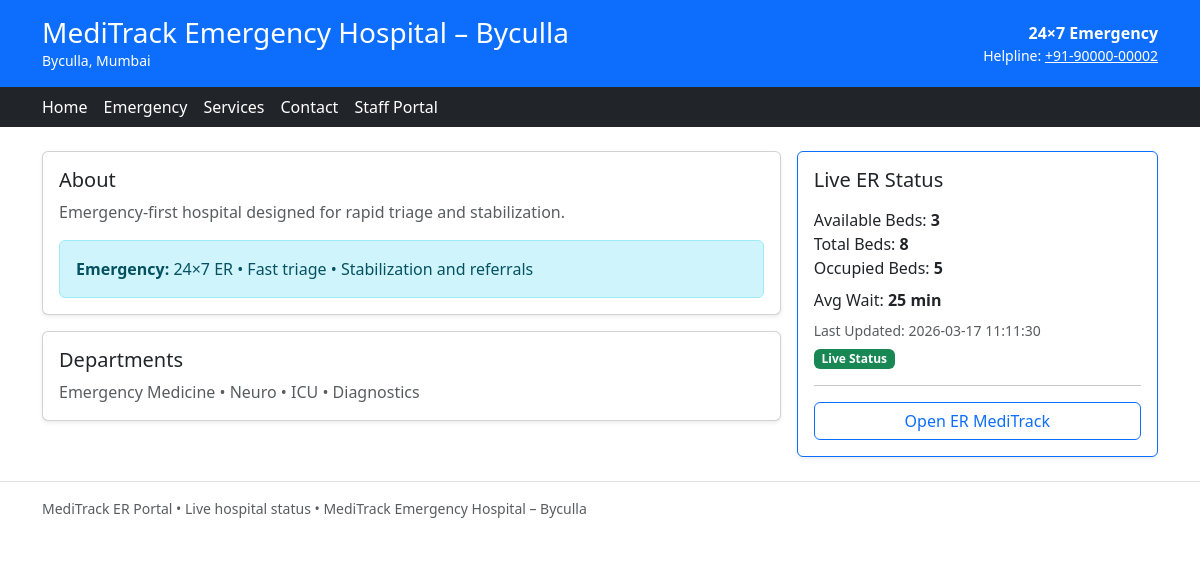
The app's page /h/2/home with its own data.
### tables this page shows
CREATE TABLE hospital_sites (
  hospital_id INTEGER PRIMARY KEY,
  name TEXT NOT NULL,
  address TEXT,
  phone TEXT,
  email TEXT,
  latitude REAL NOT NULL,
  longitude REAL NOT NULL,
  about TEXT,
  emergency_text TEXT,
  services TEXT,
  created_at DATETIME DEFAULT CURRENT_TIMESTAMP NOT NULL
);

CREATE TABLE hospital_status (
  hospital_id INTEGER PRIMARY KEY,
  total_beds INTEGER NOT NULL,
  occupied_beds INTEGER NOT NULL,
  avg_wait_minutes INTEGER DEFAULT 0 NOT NULL,
  last_updated DATETIME DEFAULT CURRENT_TIMESTAMP NOT NULL,
  FOREIGN KEY (hospital_id) REFERENCES hospital_sites(hospital_id) ON DELETE CASCADE
);

### app.py (the view)
@app.route("/h/<int:hospital_id>/home")
def hospital_home(hospital_id):
    h = get_hospital_site(hospital_id)
    if not h:
        return "Hospital not found", 404
    return render_template("hospital_home.html", h=h)

### db.py (called while the page is built)
def get_connection():
    conn = sqlite3.connect(DB_PATH)
    conn.row_factory = sqlite3.Row
    return conn

def get_hospital_site(hospital_id: int):
    sql ="""
    SELECT
      s.hospital_id,
      s.name,
      s.address,
      s.phone,
      s.email,
      s.latitude,
      s.longitude,
      s.about,
      s.emergency_text,
      s.services,
      st.total_beds,
      st.occupied_beds,
      (st.total_beds - st.occupied_beds) AS available_beds,
      st.avg_wait_minutes,
      st.last_updated
    FROM hospital_sites s
    LEFT JOIN hospital_status st ON st.hospital_id = s.hospital_id
    WHERE s.hospital_id = ?
    """
    with get_connection() as conn:
        row = conn.execute(sql, (hospital_id,)).fetchone()
        return dict(row) if row else None

### templates/hospital_home.html
{% extends "hospital_base.html" %}
{% block content %}
<div class="row g-3">
  <div class="col-lg-8">
    <div class="card shadow-sm">
      <div class="card-body">
        <h5>About</h5>
        <p class="text-muted">{{ h.about }}</p>
        <div class="alert alert-info mb-0">
          <b>Emergency:</b> {{ h.emergency_text }}
        </div>
      </div>
    </div>
    <div class="card shadow-sm mt-3">
      <div class="card-body">
        <h5>Departments</h5>
        <p class="text-muted mb-0">{{ h.services }}</p>
      </div>
    </div>
  </div>
  <div class="col-lg-4">
    <div class="card shadow-sm border-primary">
      <div class="card-body">
        <h5 class="mb-3">Live ER Status</h5>
        {% if h.total_beds is not none %}
          <div>Available Beds: <b>{{ h.available_beds }}</b></div>
          <div>Total Beds: <b>{{ h.total_beds }}</b></div>
          <div>Occupied Beds: <b>{{ h.occupied_beds }}</b></div>
          <div class="mt-2">Avg Wait: <b>{{ h.avg_wait_minutes }} min</b></div>
          <div class="small text-muted mt-2">Last Updated: {{ h.last_updated }}</div>
          <span class="badge bg-success mt-2">Live Status</span>
        {% else %}
          <div class="text-muted">Vacancy not reported yet.</div>
          <span class="badge bg-secondary mt-2">Not Reported</span>
        {% endif %}
        <hr/>
        <a class="btn btn-outline-primary w-100" href="/">Open ER MediTrack</a>
      </div>
    </div>
  </div>
</div>
{% endblock %}

### templates/hospital_base.html (shortened to what this page needs)
<!doctype html>
<html lang="en">
<head>
  <link href="https://cdn.jsdelivr.net/npm/bootstrap@5.3.3/dist/css/bootstrap.min.css" rel="stylesheet">
</head>
<body>
  <header class="bg-primary text-white">
    <div class="container py-3">
      <div class="d-flex justify-content-between align-items-center">
        <div>
          <h3 class="mb-0">{{ h.name }}</h3>
          <div class="small">{{ h.address }}</div>
        </div>
        <div class="text-end">
          <div class="fw-bold">24×7 Emergency</div>
          <div class="small">
            Helpline: <a class="text-white" href="tel:{{ h.phone }}">{{ h.phone }}</a>
          </div>
        </div>
      </div>
    </div>
    <nav class="bg-dark">
      <div class="container py-2 d-flex gap-3">
        <a class="text-white text-decoration-none" href="/h/{{ h.hospital_id }}/home">Home</a>
        <a class="text-white text-decoration-none" href="/h/{{ h.hospital_id }}/emergency">Emergency</a>
        <a class="text-white text-decoration-none" href="/h/{{ h.hospital_id }}/services">Services</a>
        <a class="text-white text-decoration-none" href="/h/{{ h.hospital_id }}/contact">Contact</a>
        <a class="text-white text-decoration-none" href="/h/{{ h.hospital_id }}/staff">Staff Portal</a>
      </div>
    </nav>
  </header>
  <main class="container py-4">
    {% block content %}{% endblock %}
  </main>
  <footer class="border-top py-3">
    <div class="container small text-muted">
      MediTrack ER Portal • Live hospital status • {{ h.name }}
    </div>
  </footer>
</body>
</html>

### records on screen
hospital_sites: name "MediTrack Emergency Hospital – Byculla", address "Byculla, Mumbai", phone "+91-90000-00002", about "Emergency-first hospital designed for rapid triage and stabilization.", emergency_text "24×7 ER • Fast triage • Stabilization and referrals", services "Emergency Medicine • Neuro • ICU • Diagnostics"
hospital_status: total_beds "8", occupied_beds "5", avg_wait_minutes "25", last_updated "2026-03-17 11:11:30"

### other values on screen
{{ h.available_beds }} "3"
